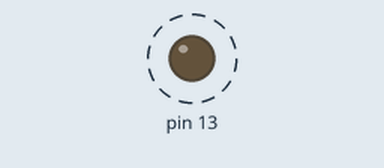
The sketch below on a simulated Arduino Uno, built with avr-gcc and run on an emulated ATmega328P. On the bench: output pins drawn as LEDs (lit = HIGH). Dashed ring = blinking. What the sketch prints to the serial monitor is not drawn.

Above: at 0.05 s.
Timing chart, 0 to 3.0 s (numbered marks = the images above):
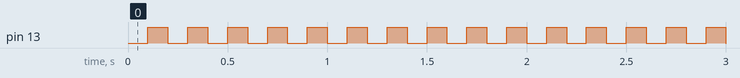

Measured:
- by itself, pin 13: alternates HIGH for 0.10 s and LOW for 0.10 s

The sketch:

0908_2period_interrupt.ino
```cpp
// 250908 2교시 interrupt // 인터럽트 (핀 INT)
// 함수랑 비슷하지만 다르다, 인터럽트 서비스 루틴(ISR) 만들 수 있음
// 인터럽트는 우선순위가 높아서 중간에 오면 무조건 그거먼저 시작해야함

// 내부 인터럽트(소프트웨어 인터럽트) : 타이머 인터럽트, 시간마다 실행할 수있음
// 외부 인터럽트(하드웨어 인터럽트) : GPIO(제너럴 ? input / output, 2번 3번핀이 인터럽트 핀임 여기서는)상태를 모니터링, 하드웨어

#include <MsTimer2.h> // 타이머인터럽트(내부, 소프트)
// 루프에 뭐가 있던지 얘는 1초마다 계속 실행된다

void isr()
{
  static boolean state = HIGH;
  static int data = 0;
  digitalWrite(13, state);
  state = !state;

  Serial.print(data); // 시리얼 찍어보기
  data++;
}

void setup() {

  // 1. setup에 설정해줌
  MsTimer2::set(100, isr); // 1초마다 실행

  // 2. 시작
  MsTimer2::start();
  pinMode(13, OUTPUT); // 읽어들이는거니 input
  Serial.begin(9600);
}

// loop문이 없어도 위의 isr이라는 함수가 계속 실행되고 있다
void loop() {

}


/*
# 플로팅 현상 (스위치 연결시 00000000~ 뜨는것)
MCU가 전류 흐르는지 흐르지 않는지 알 수 없다 : 레벨변화를 알수가 없음
-> 이런 현상을 막기 위해 저항을 달아주면 조절이 가능하다 : 풀업(저항이 위에 있으면 // 대기상태 1), 폴다운(저항이 아래 있으면 GND // 대기상태 0) 저항
회로에 따라서 코드가 달라짐 (당연함 if문 조건이 달라질테니까..)
*/
```
